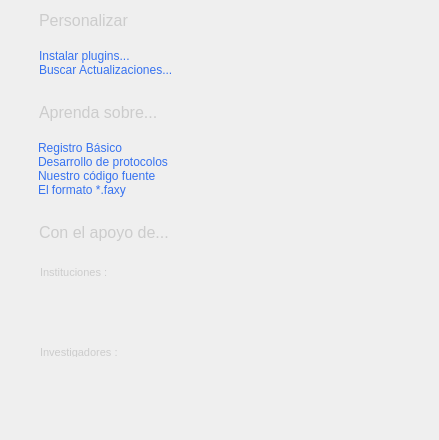
                      <widget class="QFrame" name="verticalFrame">
                       <layout class="QVBoxLayout" name="verticalLayout_8">
                        <property name="leftMargin">
                         <number>0</number>
                        </property>
                        <property name="topMargin">
                         <number>0</number>
                        </property>
                        <property name="rightMargin">
                         <number>10</number>
                        </property>
                        <property name="bottomMargin">
                         <number>10</number>
                        </property>
                        <item>
                         <layout class="QVBoxLayout" name="verticalLayout_15">
                          <property name="spacing">
                           <number>0</number>
                          </property>
                          <item>
                           <widget class="QFrame" name="horizontalFrame_5">
                            <property name="minimumSize">
                             <size>
                              <width>0</width>
                              <height>40</height>
                             </size>
                            </property>
                            <property name="maximumSize">
                             <size>
                              <width>16777215</width>
                              <height>40</height>
                             </size>
                            </property>
                            <layout class="QHBoxLayout" name="horizontalLayout_20">
                             <item>
                              <widget class="QLabel" name="label_12">
                               <property name="maximumSize">
                                <size>
                                 <width>24</width>
                                 <height>24</height>
                                </size>
                               </property>
                               <property name="styleSheet">
                                <string notr="true">background: transparent;
background-image:url(:/16x16/icons/16x16/cil-settings.png);
background-position: center;
background-repeat: no-repeat;</string>
                               </property>
                               <property name="text">
                                <string/>
                               </property>
                              </widget>
                             </item>
                             <item>
                              <widget class="QLabel" name="label_13">
                               <property name="font">
                                <font>
                                 <pointsize>12</pointsize>
                                </font>
                               </property>
                               <property name="styleSheet">
                                <string notr="true">background: transparent;
color:rgb(204,204,204);</string>
                               </property>
                               <property name="text">
                                <string>Personalizar</string>
                               </property>
                              </widget>
                             </item>
                            </layout>
                           </widget>
                          </item>
                          <item alignment="Qt::AlignTop">
                           <widget class="QFrame" name="frame">
                            <layout class="QVBoxLayout" name="verticalLayout_19">
                             <property name="spacing">
                              <number>0</number>
                             </property>
                             <property name="leftMargin">
                              <number>39</number>
                             </property>
                             <item>
                              <widget class="QPushButton" name="pushButton_8">
                               <property name="styleSheet">
                                <string notr="true">QPushButton {
	Text-align:left;
	background: transparent;
	color:rgb(54,114,240);
	border: none;
}
QPushButton:hover {
	color:rgb(54,156,240);
}
QPushButton:pressed {	
	color:rgb(35,187,255);

}</string>
                               </property>
                               <property name="text">
                                <string>Instalar plugins...</string>
                               </property>
                              </widget>
                             </item>
                             <item>
                              <widget class="QPushButton" name="pushButton_9">
                               <property name="styleSheet">
                                <string notr="true">QPushButton {
	Text-align:left;
	background: transparent;
	color:rgb(54,114,240);
	border: none;
}
QPushButton:hover {
	color:rgb(54,156,240);
}
QPushButton:pressed {	
	color:rgb(35,187,255);

}</string>
                               </property>
                               <property name="text">
                                <string>Buscar Actualizaciones...</string>
                               </property>
                              </widget>
                             </item>
                            </layout>
                           </widget>
                          </item>
                         </layout>
                        </item>
                        <item>
                         <layout class="QVBoxLayout" name="verticalLayout_13">
                          <property name="spacing">
                           <number>0</number>
                          </property>
                          <item>
                           <widget class="QFrame" name="horizontalFrame_3">
                            <property name="minimumSize">
                             <size>
                              <width>0</width>
                              <height>40</height>
                             </size>
                            </property>
                            <property name="maximumSize">
                             <size>
                              <width>16777215</width>
                              <height>40</height>
                             </size>
                            </property>
                            <layout class="QHBoxLayout" name="horizontalLayout_16">
                             <item>
                              <widget class="QLabel" name="label_8">
                               <property name="maximumSize">
                                <size>
                                 <width>24</width>
                                 <height>24</height>
                                </size>
                               </property>
                               <property name="styleSheet">
                                <string notr="true">background: transparent;
background-image:url(:/16x16/icons/16x16/cil-pin.png);
background-position: center;
background-repeat: no-repeat;</string>
                               </property>
                               <property name="text">
                                <string/>
                               </property>
                              </widget>
                             </item>
                             <item>
                              <widget class="QLabel" name="label_9">
                               <property name="font">
                                <font>
                                 <pointsize>12</pointsize>
                                </font>
                               </property>
                               <property name="styleSheet">
                                <string notr="true">background: transparent;
color:rgb(204,204,204);</string>
                               </property>
                               <property name="text">
                                <string>Aprenda sobre...</string>
                               </property>
                              </widget>
                             </item>
                            </layout>
                           </widget>
                          </item>
                          <item alignment="Qt::AlignTop">
                           <widget class="QFrame" name="frame">
                            <layout class="QVBoxLayout" name="verticalLayout_21">
                             <property name="spacing">
                              <number>0</number>
                             </property>
                             <property name="leftMargin">
                              <number>38</number>
                             </property>
                             <item>
                              <widget class="QPushButton" name="pushButton_5">
                               <property name="styleSheet">
                                <string notr="true">QPushButton {
	Text-align:left;
	background: transparent;
	color:rgb(54,114,240);
	border: none;
}
QPushButton:hover {
	color:rgb(54,156,240);
}
QPushButton:pressed {	
	color:rgb(35,187,255);

}</string>
                               </property>
                               <property name="text">
                                <string>Registro Básico</string>
                               </property>
                              </widget>
                             </item>
                             <item>
                              <widget class="QPushButton" name="pushButton_10">
                               <property name="styleSheet">
                                <string notr="true">QPushButton {
	Text-align:left;
	background: transparent;
	color:rgb(54,114,240);
	border: none;
}
QPushButton:hover {
	color:rgb(54,156,240);
}
QPushButton:pressed {	
	color:rgb(35,187,255);

}</string>
                               </property>
                               <property name="text">
                                <string>Desarrollo de protocolos</string>
                               </property>
                              </widget>
                             </item>
                             <item>
                              <widget class="QPushButton" name="pushButton_6">
                               <property name="styleSheet">
                                <string notr="true">QPushButton {
	Text-align:left;
	background: transparent;
	color:rgb(54,114,240);
	border: none;
}
QPushButton:hover {
	color:rgb(54,156,240);
}
QPushButton:pressed {	
	color:rgb(35,187,255);

}</string>
                               </property>
                               <property name="text">
                                <string>Nuestro código fuente</string>
                               </property>
                              </widget>
                             </item>
                             <item>
                              <widget class="QPushButton" name="pushButton_7">
                               <property name="styleSheet">
                                <string notr="true">QPushButton {
	Text-align:left;
	background: transparent;
	color:rgb(54,114,240);
	border: none;
}
QPushButton:hover {
	color:rgb(54,156,240);
}
QPushButton:pressed {	
	color:rgb(35,187,255);

}</string>
                               </property>
                               <property name="text">
                                <string>El formato *.faxy</string>
                               </property>
                              </widget>
                             </item>
                            </layout>
                           </widget>
                          </item>
                         </layout>
                        </item>
                        <item>
                         <layout class="QVBoxLayout" name="verticalLayout_14">
                          <item>
                           <widget class="QFrame" name="horizontalFrame_4">
                            <property name="minimumSize">
                             <size>
                              <width>0</width>
                              <height>40</height>
                             </size>
                            </property>
                            <property name="maximumSize">
                             <size>
                              <width>16777215</width>
                              <height>40</height>
                             </size>
                            </property>
                            <layout class="QHBoxLayout" name="horizontalLayout_18">
                             <item>
                              <widget class="QLabel" name="label_10">
                               <property name="maximumSize">
                                <size>
                                 <width>24</width>
                                 <height>24</height>
                                </size>
                               </property>
                               <property name="styleSheet">
                                <string notr="true">background: transparent;
background-image:url(:/16x16/icons/16x16/cil-heart.png);
background-position: center;
background-repeat: no-repeat;</string>
                               </property>
                               <property name="text">
                                <string/>
                               </property>
                              </widget>
                             </item>
                             <item>
                              <widget class="QLabel" name="label_11">
                               <property name="font">
                                <font>
                                 <pointsize>12</pointsize>
                                </font>
                               </property>
                               <property name="styleSheet">
                                <string notr="true">background: transparent;
color:rgb(204,204,204);</string>
                               </property>
                               <property name="text">
                                <string>Con el apoyo de...</string>
                               </property>
                              </widget>
                             </item>
                            </layout>
                           </widget>
                          </item>
                          <item>
                           <widget class="QFrame" name="frame">
                            <layout class="QVBoxLayout" name="verticalLayout_20">
                             <property name="leftMargin">
                              <number>40</number>
                             </property>
                             <item>
                              <layout class="QVBoxLayout" name="verticalLayout_18">
                               <item>
                                <widget class="QLabel" name="label_15">
                                 <property name="maximumSize">
                                  <size>
                                   <width>16777215</width>
                                   <height>10</height>
                                  </size>
                                 </property>
                                 <property name="font">
                                  <font>
                                   <pointsize>8</pointsize>
                                  </font>
                                 </property>
                                 <property name="styleSheet">
                                  <string notr="true">background: transparent;
color:rgb(204,204,204);</string>
                                 </property>
                                 <property name="text">
                                  <string>Instituciones :</string>
                                 </property>
                                </widget>
                               </item>
                               <item alignment="Qt::AlignLeft">
                                <widget class="QFrame" name="horizontalFrame_2">
                                 <layout class="QHBoxLayout" name="horizontalLayout_19">
                                  <item>
                                   <widget class="QLabel" name="label_25">
                                    <property name="minimumSize">
                                     <size>
                                      <width>40</width>
                                      <height>40</height>
                                     </size>
                                    </property>
                                    <property name="maximumSize">
                                     <size>
                                      <width>40</width>
                                      <height>40</height>
                                     </size>
                                    </property>
                                    <property name="toolTip">
                                     <string>Escuela de TM. UACH-PM</string>
                                    </property>
                                    <property name="styleSheet">
                                     <string notr="true">background: transparent;
background-position: center;
background-repeat: no-repeat;</string>
                                    </property>
                                    <property name="text">
                                     <string/>
                                    </property>
                                    <property name="pixmap">
                                     <pixmap resource="../../../../Fullaxis_back/Gui/files.qrc">:/faces/Images/externos/TMPM.png</pixmap>
                                    </property>
                                    <property name="scaledContents">
                                     <bool>true</bool>
                                    </property>
                                   </widget>
                                  </item>
                                 </layout>
                                </widget>
                               </item>
                              </layout>
                             </item>
                             <item>
                              <layout class="QVBoxLayout" name="verticalLayout_10">
                               <item>
                                <widget class="QLabel" name="label_16">
                                 <property name="maximumSize">
                                  <size>
                                   <width>16777215</width>
                                   <height>10</height>
                                  </size>
                                 </property>
                                 <property name="font">
                                  <font>
                                   <pointsize>8</pointsize>
                                  </font>
                                 </property>
                                 <property name="styleSheet">
                                  <string notr="true">background: transparent;
color:rgb(204,204,204);</string>
                                 </property>
                                 <property name="text">
                                  <string>Investigadores :</string>
                                 </property>
                                </widget>
                               </item>
                               <item alignment="Qt::AlignLeft">
                                <widget class="QFrame" name="verticalFrame_9">
                                 <layout class="QHBoxLayout" name="horizontalLayout_21">
                                  <item>
                                   <widget class="QLabel" name="label_19">
                                    <property name="minimumSize">
                                     <size>
                                      <width>40</width>
                                      <height>40</height>
                                     </size>
                                    </property>
                                    <property name="maximumSize">
                                     <size>
                                      <width>40</width>
                                      <height>40</height>
                                     </size>
                                    </property>
                                    <property name="toolTip">
                                     <string>TM. Elvis Eduardo Mancilla Goldschmidt </string>
                                    </property>
                                    <property name="styleSheet">
                                     <string notr="true">background: transparent;
background-position: center;
background-repeat: no-repeat;</string>
                                    </property>
                                    <property name="text">
                                     <string/>
                                    </property>
                                    <property name="pixmap">
                                     <pixmap resource="../../../../Fullaxis_back/Gui/files.qrc">:/faces/Images/Autores/Mancilla.png</pixmap>
                                    </property>
                                    <property name="scaledContents">
                                     <bool>true</bool>
                                    </property>
                                   </widget>
                                  </item>
                                  <item>
                                   <widget class="QLabel" name="label_18">
                                    <property name="minimumSize">
                                     <size>
                                      <width>40</width>
                                      <height>40</height>
                                     </size>
                                    </property>
                                    <property name="maximumSize">
                                     <size>
                                      <width>40</width>
                                      <height>40</height>
                                     </size>
                                    </property>
                                    <property name="toolTip">
                                     <string>TM. Enrique Gallo Barraza </string>
                                    </property>
                                    <property name="styleSheet">
                                     <string notr="true">background: transparent;
background-position: center;
background-repeat: no-repeat;</string>
                                    </property>
                                    <property name="text">
                                     <string/>
                                    </property>
                                    <property name="pixmap">
                                     <pixmap resource="../../../../Fullaxis_back/Gui/files.qrc">:/faces/Images/Autores/Gallo.png</pixmap>
                                    </property>
                                    <property name="scaledContents">
                                     <bool>true</bool>
                                    </property>
                                   </widget>
                                  </item>
                                  <item>
                                   <widget class="QLabel" name="label_20">
                                    <property name="minimumSize">
                                     <size>
                                      <width>40</width>
                                      <height>40</height>
                                     </size>
                                    </property>
                                    <property name="maximumSize">
                                     <size>
                                      <width>40</width>
                                      <height>40</height>
                                     </size>
                                    </property>
                                    <property name="toolTip">
                                     <string>TM. Daniela Villarroel Vera </string>
                                    </property>
                                    <property name="styleSheet">
                                     <string notr="true">background: transparent;
background-position: center;
background-repeat: no-repeat;</string>
                                    </property>
                                    <property name="text">
                                     <string/>
                                    </property>
                                    <property name="pixmap">
                                     <pixmap resource="../../../../Fullaxis_back/Gui/files.qrc">:/faces/Images/Autores/Villarroel.png</pixmap>
                                    </property>
                                    <property name="scaledContents">
                                     <bool>true</bool>
                                    </property>
                                   </widget>
                                  </item>
                                  <item>
                                   <widget class="QLabel" name="label_22">
                                    <property name="minimumSize">
                                     <size>
                                      <width>40</width>
                                      <height>40</height>
                                     </size>
                                    </property>
                                    <property name="maximumSize">
                                     <size>
                                      <width>40</width>
                                      <height>40</height>
                                     </size>
                                    </property>
                                    <property name="toolTip">
                                     <string>TM. Nicolás Ruchichi </string>
                                    </property>
                                    <property name="styleSheet">
                                     <string notr="true">background: transparent;
background-position: center;
background-repeat: no-repeat;</string>
                                    </property>
                                    <property name="text">
                                     <string/>
                                    </property>
                                    <property name="pixmap">
                                     <pixmap resource="../../../../Fullaxis_back/Gui/files.qrc">:/faces/Images/Autores/Ruchichi.png</pixmap>
                                    </property>
                                    <property name="scaledContents">
                                     <bool>true</bool>
                                    </property>
                                   </widget>
                                  </item>
                                  <item>
                                   <widget class="QLabel" name="label_21">
                                    <property name="minimumSize">
                                     <size>
                                      <width>40</width>
                                      <height>40</height>
                                     </size>
                                    </property>
                                    <property name="maximumSize">
                                     <size>
                                      <width>40</width>
                                      <height>40</height>
                                     </size>
                                    </property>
                                    <property name="toolTip">
                                     <string>TM. Julio Cesar Soto González </string>
                                    </property>
                                    <property name="styleSheet">
                                     <string notr="true">background: transparent;
background-position: center;
background-repeat: no-repeat;</string>
                                    </property>
                                    <property name="text">
                                     <string/>
                                    </property>
                                    <property name="pixmap">
                                     <pixmap resource="../../../../Fullaxis_back/Gui/files.qrc">:/faces/Images/Autores/Soto.png</pixmap>
                                    </property>
                                    <property name="scaledContents">
                                     <bool>true</bool>
                                    </property>
                                   </widget>
                                  </item>
                                  <item>
                                   <widget class="QLabel" name="label_17">
                                    <property name="minimumSize">
                                     <size>
                                      <width>40</width>
                                      <height>40</height>
                                     </size>
                                    </property>
                                    <property name="maximumSize">
                                     <size>
                                      <width>40</width>
                                      <height>40</height>
                                     </size>
                                    </property>
                                    <property name="toolTip">
                                     <string>TM. Jorge Omar Mardones Meléndez </string>
                                    </property>
                                    <property name="styleSheet">
                                     <string notr="true">background: transparent;
background-position: center;
background-repeat: no-repeat;</string>
                                    </property>
                                    <property name="text">
                                     <string/>
                                    </property>
                                    <property name="pixmap">
                                     <pixmap resource="../../../../Fullaxis_back/Gui/files.qrc">:/faces/Images/Autores/Mardones.png</pixmap>
                                    </property>
                                    <property name="scaledContents">
                                     <bool>true</bool>
                                    </property>
                                   </widget>
                                  </item>
                                  <item>
                                   <widget class="QLabel" name="label_23">
                                    <property name="minimumSize">
                                     <size>
                                      <width>40</width>
                                      <height>40</height>
                                     </size>
                                    </property>
                                    <property name="maximumSize">
                                     <size>
                                      <width>40</width>
                                      <height>40</height>
                                     </size>
                                    </property>
                                    <property name="toolTip">
                                     <string>TM. María Paz Latorre Gonzalez </string>
                                    </property>
                                    <property name="text">
                                     <string/>
                                    </property>
                                    <property name="pixmap">
                                     <pixmap resource="../../../../Fullaxis_back/Gui/files.qrc">:/faces/Images/Autores/Latorre.png</pixmap>
                                    </property>
                                    <property name="scaledContents">
                                     <bool>true</bool>
                                    </property>
                                   </widget>
                                  </item>
                                  <item>
                                   <widget class="QLabel" name="label_24">
                                    <property name="sizePolicy">
                                     <sizepolicy hsizetype="Preferred" vsizetype="Preferred">
                                      <horstretch>0</horstretch>
                                      <verstretch>0</verstretch>
                                     </sizepolicy>
                                    </property>
                                    <property name="minimumSize">
                                     <size>
                                      <width>40</width>
                                      <height>40</height>
                                     </size>
                                    </property>
                                    <property name="maximumSize">
                                     <size>
                                      <width>40</width>
                                      <height>40</height>
                                     </size>
                                    </property>
                                    <property name="toolTip">
                                     <string>TM. Ignacia Inarejo Inarejo </string>
                                    </property>
                                    <property name="text">
                                     <string/>
                                    </property>
                                    <property name="pixmap">
                                     <pixmap resource="../../../../Fullaxis_back/Gui/files.qrc">:/faces/Images/Autores/Inarejo.png</pixmap>
                                    </property>
                                    <property name="scaledContents">
                                     <bool>true</bool>
                                    </property>
                                   </widget>
                                  </item>
                                 </layout>
                                </widget>
                               </item>
                              </layout>
                             </item>
                            </layout>
                           </widget>
                          </item>
                         </layout>
                        </item>
                       </layout>
                      </widget>
